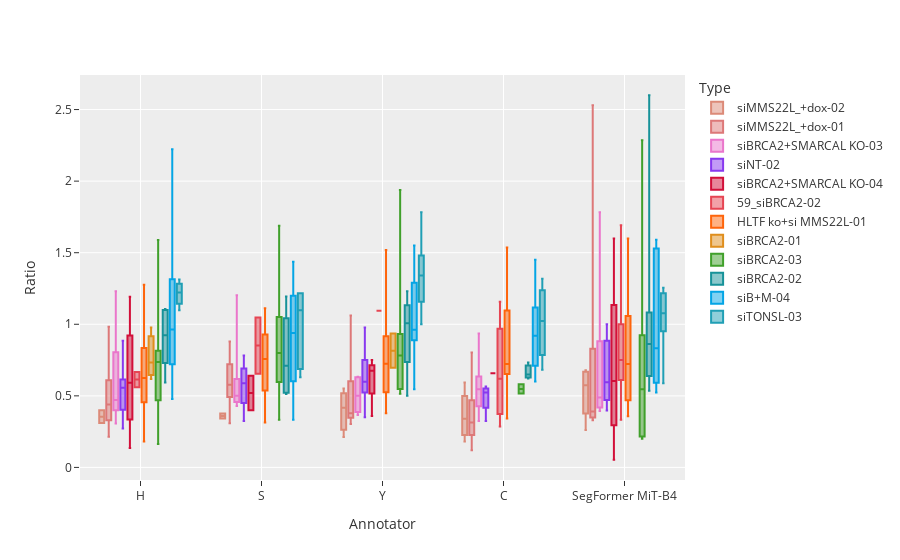

Notebook code for this chart:
### Code cell
colors = [c.hex for c in catppuccin.PALETTE.latte.colors]
filtered['Type'] = filtered['image_type']
groupped = filtered.groupby(['image_type', 'Annotator']).median(numeric_only=True)
for i, group in enumerate(groupped.index):
    if group[1] == 'H':
        filtered.loc[(filtered['image_type'] == group[0]), 'Median'] = groupped.iloc[i]['Ratio']

filtered.sort_values(by=['Median', 'Annotator'], ascending=True, inplace=True)

fig = px.box(
    filtered,
    y="Ratio",
    x="Annotator",
    points=False,  # can be 'outliers', or False
    color="Type",
    template="ggplot2",
    color_discrete_sequence=colors,)
# fig = add_p_value_annotation(fig, [[0,1], [1,2], [1,3]], stats_test=stats.mannwhitneyu)

# Increase top margin to make room for the title
fig.update_layout(margin=dict(t=75))
fig.show()

### Figure 1 — Plotly figure (JSON) as saved in the notebook; plotly's stock layout.template omitted (floating-point values rounded to 4 significant figures)
{"data": [{"alignmentgroup": "True", "boxpoints": false, "hovertemplate": "Type=siMMS22L_+dox-02<br>Annotator=%{x}<br>Ratio=%{y}<extra></extra>", "legendgroup": "siMMS22L_+dox-02", "marker": {"color": "#dc8a78"}, "name": "siMMS22L_+dox-02", "notched": false, "offsetgroup": "siMMS22L_+dox-02", "orientation": "v", "showlegend": true, "type": "box", "x": ["H", "H", "S", "S", "Y", "Y", "Y", "C", "C", "C", "C", "SegFormer MiT-B4", "SegFormer MiT-B4", "SegFormer MiT-B4", "SegFormer MiT-B4"], "x0": " ", "xaxis": "x", "y": [0.3095, 0.4, 0.3415, 0.377, 0.5513, 0.2128, 0.4167, 0.1807, 0.5926, 0.2727, 0.4068, 0.6792, 0.2619, 0.4902, 0.6591], "y0": " ", "yaxis": "y"}, {"alignmentgroup": "True", "boxpoints": false, "hovertemplate": "Type=siMMS22L_+dox-01<br>Annotator=%{x}<br>Ratio=%{y}<extra></extra>", "legendgroup": "siMMS22L_+dox-01", "marker": {"color": "#dd7878"}, "name": "siMMS22L_+dox-01", "notched": false, "offsetgroup": "siMMS22L_+dox-01", "orientation": "v", "showlegend": true, "type": "box", "x": ["H", "H", "H", "H", "H", "H", "H", "H", "S", "S", "S", "S", "S", "Y", "Y", "Y", "Y", "Y", "C", "C", "C", "C", "C", "SegFormer MiT-B4", "SegFormer MiT-B4", "SegFormer MiT-B4", "SegFormer MiT-B4", "SegFormer MiT-B4", "SegFormer MiT-B4", "SegFormer MiT-B4", "SegFormer MiT-B4"], "x0": " ", "xaxis": "x", "y": [0.6617, 0.9831, 0.2857, 0.4186, 0.2143, 0.4607, 0.5556, 0.3718, 0.6667, 0.88, 0.5526, 0.3077, 0.5769, 1.061, 0.3778, 0.3617, 0.3034, 0.4494, 0.8033, 0.3571, 0.2609, 0.3146, 0.1204, 0.9655, 0.425, 0.3488, 0.3556, 2.529, 0.3293, 0.3469, 0.6939], "y0": " ", "yaxis": "y"}, {"alignmentgroup": "True", "boxpoints": false, "hovertemplate": "Type=siBRCA2+SMARCAL KO-03<br>Annotator=%{x}<br>Ratio=%{y}<extra></extra>", "legendgroup": "siBRCA2+SMARCAL KO-03", "marker": {"color": "#ea76cb"}, "name": "siBRCA2+SMARCAL KO-03", "notched": false, "offsetgroup": "siBRCA2+SMARCAL KO-03", "orientation": "v", "showlegend": true, "type": "box", "x": ["H", "H", "H", "H", "H", "S", "S", "S", "S", "S", "S", "S", "Y", "Y", "Y", "Y", "Y", "C", "C", "C", "C", "C", "C", "C", "SegFormer MiT-B4", "SegFormer MiT-B4", "SegFormer MiT-B4", "SegFormer MiT-B4", "SegFormer MiT-B4"], "x0": " ", "xaxis": "x", "y": [1.231, 0.3067, 0.6625, 0.4301, 0.4706, 1.203, 0.4286, 0.6296, 0.4419, 0.5, 0.5814, 0.5, 0.3662, 0.6292, 0.5, 0.6341, 0.3944, 0.9351, 0.3239, 0.5977, 0.4205, 0.6486, 0.5455, 0.4493, 0.58, 0.3944, 0.4878, 1.783, 0.4265], "y0": " ", "yaxis": "y"}, {"alignmentgroup": "True", "boxpoints": false, "hovertemplate": "Type=siNT-02<br>Annotator=%{x}<br>Ratio=%{y}<extra></extra>", "legendgroup": "siNT-02", "marker": {"color": "#8839ef"}, "name": "siNT-02", "notched": false, "offsetgroup": "siNT-02", "orientation": "v", "showlegend": true, "type": "box", "x": ["H", "H", "H", "H", "H", "H", "H", "H", "H", "H", "S", "S", "S", "S", "Y", "Y", "Y", "Y", "Y", "Y", "Y", "Y", "C", "C", "C", "C", "SegFormer MiT-B4", "SegFormer MiT-B4", "SegFormer MiT-B4", "SegFormer MiT-B4", "SegFormer MiT-B4", "SegFormer MiT-B4", "SegFormer MiT-B4"], "x0": " ", "xaxis": "x", "y": [0.5968, 0.6087, 0.8846, 0.2714, 0.5156, 0.3333, 0.6346, 0.614, 0.4028, 0.4429, 0.6, 0.5758, 0.325, 0.7812, 0.6515, 0.5441, 0.35, 0.8276, 0.9773, 0.6727, 0.5312, 0.5139, 0.5652, 0.5385, 0.3247, 0.5085, 0.5942, 0.5147, 0.3974, 1.0, 0.6852, 0.4571, 0.9516], "y0": " ", "yaxis": "y"}, {"alignmentgroup": "True", "boxpoints": false, "hovertemplate": "Type=siBRCA2+SMARCAL KO-04<br>Annotator=%{x}<br>Ratio=%{y}<extra></extra>", "legendgroup": "siBRCA2+SMARCAL KO-04", "marker": {"color": "#d20f39"}, "name": "siBRCA2+SMARCAL KO-04", "notched": false, "offsetgroup": "siBRCA2+SMARCAL KO-04", "orientation": "v", "showlegend": true, "type": "box", "x": ["H", "H", "H", "H", "S", "S", "Y", "Y", "Y", "Y", "C", "SegFormer MiT-B4", "SegFormer MiT-B4", "SegFormer MiT-B4", "SegFormer MiT-B4"], "x0": " ", "xaxis": "x", "y": [0.1364, 0.6494, 1.192, 0.5349, 0.641, 0.4, 0.6753, 0.359, 0.75, 0.6765, 0.6579, 0.6711, 0.5349, 1.6, 0.05357], "y0": " ", "yaxis": "y"}, {"alignmentgroup": "True", "boxpoints": false, "hovertemplate": "Type=59_siBRCA2-02<br>Annotator=%{x}<br>Ratio=%{y}<extra></extra>", "legendgroup": "59_siBRCA2-02", "marker": {"color": "#e64553"}, "name": "59_siBRCA2-02", "notched": false, "offsetgroup": "59_siBRCA2-02", "orientation": "v", "showlegend": true, "type": "box", "x": ["H", "H", "S", "S", "Y", "C", "C", "C", "C", "SegFormer MiT-B4", "SegFormer MiT-B4", "SegFormer MiT-B4", "SegFormer MiT-B4", "SegFormer MiT-B4", "SegFormer MiT-B4"], "x0": " ", "xaxis": "x", "y": [0.56, 0.6667, 0.6552, 1.048, 1.095, 0.2857, 0.4595, 0.7805, 1.158, 1.0, 0.6111, 1.692, 0.7273, 0.3333, 0.775], "y0": " ", "yaxis": "y"}, {"alignmentgroup": "True", "boxpoints": false, "hovertemplate": "Type=HLTF ko+si MMS22L-01<br>Annotator=%{x}<br>Ratio=%{y}<extra></extra>", "legendgroup": "HLTF ko+si MMS22L-01", "marker": {"color": "#fe640b"}, "name": "HLTF ko+si MMS22L-01", "notched": false, "offsetgroup": "HLTF ko+si MMS22L-01", "orientation": "v", "showlegend": true, "type": "box", "x": ["H", "H", "H", "H", "H", "H", "H", "H", "H", "H", "H", "H", "H", "H", "H", "H", "H", "H", "H", "H", "H", "H", "H", "H", "H", "H", "H", "H", "H", "H", "H", "H", "H", "H", "H", "S", "S", "S", "S", "S", "S", "S", "S", "S", "S", "S", "S", "S", "S", "S", "S", "S", "S", "S", "Y", "Y", "Y", "Y", "Y", "Y", "Y", "Y", "Y", "Y", "Y", "Y", "Y", "Y", "Y", "Y", "Y", "Y", "C", "C", "C", "C", "C", "C", "C", "C", "C", "C", "C", "C", "C", "C", "SegFormer MiT-B4", "SegFormer MiT-B4", "SegFormer MiT-B4", "SegFormer MiT-B4", "SegFormer MiT-B4", "SegFormer MiT-B4", "SegFormer MiT-B4", "SegFormer MiT-B4", "SegFormer MiT-B4", "SegFormer MiT-B4", "SegFormer MiT-B4", "SegFormer MiT-B4", "SegFormer MiT-B4", "SegFormer MiT-B4", "SegFormer MiT-B4", "SegFormer MiT-B4", "SegFormer MiT-B4", "SegFormer MiT-B4", "SegFormer MiT-B4"], "x0": " ", "xaxis": "x", "y": [0.7667, 0.6, 0.6957, 0.7273, 0.4062, 0.625, 0.45, 0.7561, 1.0, 0.5111, 0.561, 1.276, 0.4737, 0.6098, 0.5676, 0.1818, 0.6774, 0.6341, 0.5135, 0.6739, 0.4242, 0.7333, 0.5152, 0.4333, 0.4286, 1.25, 0.3529, 0.9143, 0.92, 1.167, 0.9697, 0.3333, 0.3667, 1.0, 0.8571, 0.9474, 0.9643, 0.6957, 0.6, 0.7632, 0.7576, 0.6087, 0.3143, 0.5172, 0.7333, 0.3421, 0.3429, 0.8889, 0.88, 1.111, 0.9429, 0.3333, 1.0, 0.8636, 0.697, 0.6087, 1.519, 0.4, 0.6364, 0.775, 0.525, 0.75, 0.3871, 0.3784, 1.235, 0.6207, 0.9167, 0.8929, 0.9167, 0.3793, 0.9231, 0.8696, 0.6522, 0.7222, 0.7714, 0.5455, 0.8788, 1.536, 0.675, 0.7241, 0.3421, 1.429, 0.3529, 0.6897, 1.125, 1.097, 1.216, 0.8, 0.52, 0.7222, 0.6579, 0.4211, 0.68, 0.5946, 0.75, 0.7812, 0.375, 0.7333, 1.143, 0.3611, 1.6, 0.4516, 1.5, 1.167, 0.3571], "y0": " ", "yaxis": "y"}, {"alignmentgroup": "True", "boxpoints": false, "hovertemplate": "Type=siBRCA2-01<br>Annotator=%{x}<br>Ratio=%{y}<extra></extra>", "legendgroup": "siBRCA2-01", "marker": {"color": "#df8e1d"}, "name": "siBRCA2-01", "notched": false, "offsetgroup": "siBRCA2-01", "orientation": "v", "showlegend": true, "type": "box", "x": ["H", "H", "H", "Y", "Y"], "x0": " ", "xaxis": "x", "y": [0.7333, 0.6173, 0.9783, 0.6962, 0.9348], "y0": " ", "yaxis": "y"}, {"alignmentgroup": "True", "boxpoints": false, "hovertemplate": "Type=siBRCA2-03<br>Annotator=%{x}<br>Ratio=%{y}<extra></extra>", "legendgroup": "siBRCA2-03", "marker": {"color": "#40a02b"}, "name": "siBRCA2-03", "notched": false, "offsetgroup": "siBRCA2-03", "orientation": "v", "showlegend": true, "type": "box", "x": ["H", "H", "H", "H", "H", "H", "H", "H", "H", "H", "H", "S", "S", "S", "S", "S", "Y", "Y", "Y", "Y", "Y", "Y", "C", "C", "SegFormer MiT-B4", "SegFormer MiT-B4", "SegFormer MiT-B4", "SegFormer MiT-B4", "SegFormer MiT-B4", "SegFormer MiT-B4", "SegFormer MiT-B4"], "x0": " ", "xaxis": "x", "y": [0.3704, 0.4211, 1.588, 0.7368, 0.8205, 1.024, 0.6122, 0.7778, 0.8, 0.7273, 0.1628, 0.3333, 1.687, 0.6842, 0.8378, 0.8, 0.5143, 1.937, 0.8, 0.7647, 0.9318, 0.5484, 0.5806, 0.5161, 0.25, 0.5455, 0.2, 0.5556, 1.045, 2.286, 0.2045], "y0": " ", "yaxis": "y"}, {"alignmentgroup": "True", "boxpoints": false, "hovertemplate": "Type=siBRCA2-02<br>Annotator=%{x}<br>Ratio=%{y}<extra></extra>", "legendgroup": "siBRCA2-02", "marker": {"color": "#179299"}, "name": "siBRCA2-02", "notched": false, "offsetgroup": "siBRCA2-02", "orientation": "v", "showlegend": true, "type": "box", "x": ["H", "H", "H", "H", "H", "H", "S", "S", "S", "S", "Y", "Y", "Y", "Y", "Y", "Y", "C", "C", "C", "SegFormer MiT-B4", "SegFormer MiT-B4", "SegFormer MiT-B4", "SegFormer MiT-B4", "SegFormer MiT-B4", "SegFormer MiT-B4", "SegFormer MiT-B4"], "x0": " ", "xaxis": "x", "y": [0.8864, 0.7297, 0.5937, 1.107, 1.1, 0.96, 0.8913, 0.5122, 0.5294, 1.194, 0.8936, 0.7368, 0.5, 1.231, 1.133, 1.12, 0.7333, 0.6486, 0.6207, 2.6, 0.9302, 0.6579, 0.6333, 0.8621, 1.133, 0.5357], "y0": " ", "yaxis": "y"}, {"alignmentgroup": "True", "boxpoints": false, "hovertemplate": "Type=siB+M-04<br>Annotator=%{x}<br>Ratio=%{y}<extra></extra>", "legendgroup": "siB+M-04", "marker": {"color": "#04a5e5"}, "name": "siB+M-04", "notched": false, "offsetgroup": "siB+M-04", "orientation": "v", "showlegend": true, "type": "box", "x": ["H", "H", "H", "H", "H", "H", "H", "H", "H", "H", "H", "H", "H", "H", "H", "H", "H", "H", "H", "S", "S", "S", "S", "S", "S", "S", "S", "S", "S", "S", "S", "Y", "Y", "Y", "Y", "Y", "Y", "Y", "Y", "Y", "Y", "Y", "C", "C", "C", "C", "C", "C", "C", "C", "C", "C", "SegFormer MiT-B4", "SegFormer MiT-B4", "SegFormer MiT-B4", "SegFormer MiT-B4", "SegFormer MiT-B4", "SegFormer MiT-B4", "SegFormer MiT-B4"], "x0": " ", "xaxis": "x", "y": [0.4783, 1.2, 0.963, 0.7037, 0.8056, 1.0, 1.353, 1.632, 2.222, 1.471, 1.357, 0.6061, 1.042, 0.7714, 0.6667, 0.8261, 0.5652, 0.9474, 1.0, 0.3913, 0.9615, 1.125, 0.9167, 0.75, 1.318, 1.158, 1.437, 0.6176, 1.24, 0.3333, 0.5862, 0.5455, 1.208, 0.9615, 0.8889, 0.9231, 1.318, 1.412, 0.7187, 1.55, 0.8889, 1.095, 0.6, 1.0, 0.9231, 0.6923, 0.9091, 1.118, 1.318, 0.7097, 1.45, 0.9167, 0.5238, 0.8333, 1.5, 1.538, 0.5758, 1.591, 0.6389], "y0": " ", "yaxis": "y"}, {"alignmentgroup": "True", "boxpoints": false, "hovertemplate": "Type=siTONSL-03<br>Annotator=%{x}<br>Ratio=%{y}<extra></extra>", "legendgroup": "siTONSL-03", "marker": {"color": "#209fb5"}, "name": "siTONSL-03", "notched": false, "offsetgroup": "siTONSL-03", "orientation": "v", "showlegend": true, "type": "box", "x": ["H", "H", "H", "H", "S", "S", "S", "S", "S", "Y", "Y", "Y", "Y", "Y", "C", "C", "C", "C", "SegFormer MiT-B4", "SegFormer MiT-B4", "SegFormer MiT-B4", "SegFormer MiT-B4", "SegFormer MiT-B4"], "x0": " ", "xaxis": "x", "y": [1.098, 1.312, 1.189, 1.255, 0.6308, 1.098, 1.216, 1.217, 0.7073, 1.38, 1.0, 1.211, 1.341, 1.782, 0.8864, 1.158, 1.318, 0.6829, 1.255, 1.073, 0.5873, 1.077, 1.204], "y0": " ", "yaxis": "y"}], "layout": {"boxmode": "group", "legend": {"title": {"text": "Type"}, "tracegroupgap": 0}, "margin": {"t": 75}, "xaxis": {"anchor": "y", "domain": [0, 1], "title": {"text": "Annotator"}}, "yaxis": {"anchor": "x", "domain": [0, 1], "title": {"text": "Ratio"}}}}
